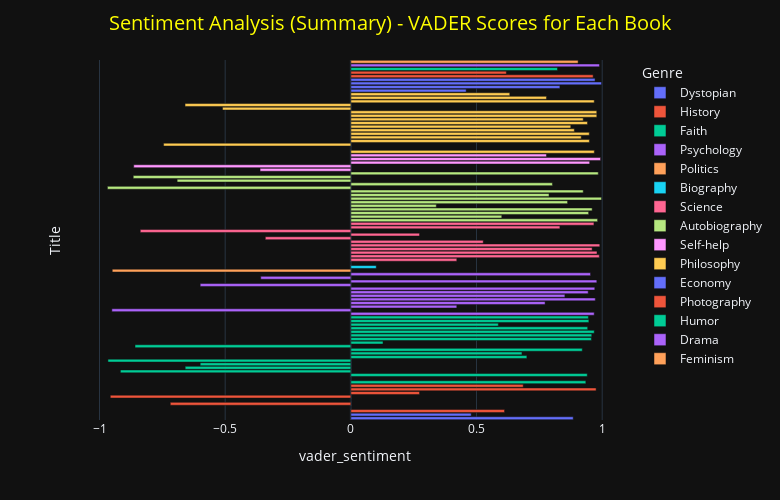

Notebook code for this chart:
### Code cell
#sentiment analysis comparison - compare VADER sentiment scores for each book
fig = px.bar(book_url, x='vader_sentiment', y='Title',  color='Genre', orientation='h')
fig.update_layout(
    yaxis=dict(showticklabels=False),
    title= 'Sentiment Analysis (Summary) - VADER Scores for Each Book',
    title_x=0.5,
    title_font=dict(size=20, color='yellow'),
    template='plotly_dark',
    width=780,
    height=500
)
fig.write_html("./charts/sentiment_analysis.html")
fig.show()

### Figure 1 — Plotly figure (JSON) as saved in the notebook; plotly's stock layout.template omitted (floating-point values rounded to 4 significant figures)
{"data": [{"alignmentgroup": "True", "hovertemplate": "Genre=Dystopian<br>vader_sentiment=%{x}<br>Title=%{y}<extra></extra>", "legendgroup": "Dystopian", "marker": {"color": "#636efa", "pattern": {"shape": ""}}, "name": "Dystopian", "offsetgroup": "Dystopian", "orientation": "h", "showlegend": true, "textposition": "auto", "type": "bar", "x": [0.8847, 0.4788], "xaxis": "x", "y": ["1984", "Animal Farm"], "yaxis": "y"}, {"alignmentgroup": "True", "hovertemplate": "Genre=History<br>vader_sentiment=%{x}<br>Title=%{y}<extra></extra>", "legendgroup": "History", "marker": {"color": "#EF553B", "pattern": {"shape": ""}}, "name": "History", "offsetgroup": "History", "orientation": "h", "showlegend": true, "textposition": "auto", "type": "bar", "x": [0.6115, 0, -0.7184, 0, -0.9571, 0.2732, 0.9758, 0.6858], "xaxis": "x", "y": ["100 Headlines That Changed the World", "A Brief History of How the Industrial Revolution Changed the World", "All Quiet on the Western Front", "Evolution the Human Story", "I Used to Know That: World History", "Islam dalam Sejarah dan Kebudayaan Melayu", "Sapiens: A Brief History of Humankind", "The Museum of Scandals: Art that Shocked the World"], "yaxis": "y"}, {"alignmentgroup": "True", "hovertemplate": "Genre=Faith<br>vader_sentiment=%{x}<br>Title=%{y}<extra></extra>", "legendgroup": "Faith", "marker": {"color": "#00cc96", "pattern": {"shape": ""}}, "name": "Faith", "offsetgroup": "Faith", "orientation": "h", "showlegend": true, "textposition": "auto", "type": "bar", "x": [0.9349, 0, 0.9405, -0.9169, -0.6591, -0.5994, -0.9665, 0.7003, 0.6808, 0.9207, -0.8587, 0.128, 0.9571, 0.9585, 0.9683, 0.9422, 0.5868, 0.9469, 0.9452], "xaxis": "x", "y": ["20 Principles", "30-Second Religion", "Agnosticism", "ANTITHESIS", "God Is Not Great", "Hadith: A Re-evaluation", "Infidel", "Mencari Jalan Pulang", "Mengemudi Bahtera Perubahan Minda", "No god but God", "Questioning the Veil: Open Letters to Muslim Women", "Religion Without God", "Rumi's Little Book of Life", "The Atheist's Bible", "The God Delusion", "Theology of Tariq Ramadan", "Travelog Minda Tajdid: Catatan Perjalanan Dari Tanah Barat", "What I Believe", "Why I am not a Christian"], "yaxis": "y"}, {"alignmentgroup": "True", "hovertemplate": "Genre=Psychology<br>vader_sentiment=%{x}<br>Title=%{y}<extra></extra>", "legendgroup": "Psychology", "marker": {"color": "#ab63fa", "pattern": {"shape": ""}}, "name": "Psychology", "offsetgroup": "Psychology", "orientation": "h", "showlegend": true, "textposition": "auto", "type": "bar", "x": [0.9682, -0.9509, 0.4215, 0.7728, 0.9725, 0.8516, 0.9442, 0.9705, -0.5994, 0.9786, -0.3586, 0.9535], "xaxis": "x", "y": ["30-Second Psychology ", "Adult Children of Emotionally Immature Parents", "Civilization and Its Discontents", "Freud for Beginners", "Freud Verbatim", "Freudian Slips", "Life Lessons From Freud", "Quiet", "The Body Keeps the Score ", "The Courage to Be Disliked ", "The Examined Life", "The Moral Molecule"], "yaxis": "y"}, {"alignmentgroup": "True", "hovertemplate": "Genre=Politics<br>vader_sentiment=%{x}<br>Title=%{y}<extra></extra>", "legendgroup": "Politics", "marker": {"color": "#FFA15A", "pattern": {"shape": ""}}, "name": "Politics", "offsetgroup": "Politics", "orientation": "h", "showlegend": true, "textposition": "auto", "type": "bar", "x": [-0.9493], "xaxis": "x", "y": ["50 Political Ideas You Really Need to Know"], "yaxis": "y"}, {"alignmentgroup": "True", "hovertemplate": "Genre=Biography<br>vader_sentiment=%{x}<br>Title=%{y}<extra></extra>", "legendgroup": "Biography", "marker": {"color": "#19d3f3", "pattern": {"shape": ""}}, "name": "Biography", "offsetgroup": "Biography", "orientation": "h", "showlegend": true, "textposition": "auto", "type": "bar", "x": [0.101, 0], "xaxis": "x", "y": ["A Brief Guide to Charles Darwin, His Life and Times", "Sigmund Freud"], "yaxis": "y"}, {"alignmentgroup": "True", "hovertemplate": "Genre=Science<br>vader_sentiment=%{x}<br>Title=%{y}<extra></extra>", "legendgroup": "Science", "marker": {"color": "#FF6692", "pattern": {"shape": ""}}, "name": "Science", "offsetgroup": "Science", "orientation": "h", "showlegend": true, "textposition": "auto", "type": "bar", "x": [0.4215, 0.9885, 0.9793, 0.9599, 0.9904, 0.5267, -0.3403, 0.2732, -0.8378, 0.8316, 0.9671], "xaxis": "x", "y": ["A Brief History of the Universe", "A Tear at the Edge of Creation", "A Universe from Nothing", "Conversations on Consciousness", "Supercooperators", "The Ascent of Man", "The Demon-Haunted World: Science as a Candle in the Dark", "The Story of Evolution.", "The Science of Sin: The Psychology of the Seven Deadlies ", "We Are All Stardust", "Why Evolution Is True"], "yaxis": "y"}, {"alignmentgroup": "True", "hovertemplate": "Genre=Autobiography<br>vader_sentiment=%{x}<br>Title=%{y}<extra></extra>", "legendgroup": "Autobiography", "marker": {"color": "#B6E880", "pattern": {"shape": ""}}, "name": "Autobiography", "offsetgroup": "Autobiography", "orientation": "h", "showlegend": true, "textposition": "auto", "type": "bar", "x": [0.9816, 0.6005, 0.946, 0.96, 0.34, 0.8622, 0.9974, 0.7884, 0.9245, -0.9684, 0.802, -0.6911, -0.8658, 0.9844], "xaxis": "x", "y": ["A Doctor in the House", "Educated", "I Know Why the Caged Bird Sings", "Insatiable", "Into the Wild", "Latin America Diaries", "Love Without Limits", "Man's Search for Meaning", "My Brief History", "Night ", "Remembering Che: My Life with Che Guevara", "Shy: A Memoir", "The Diary of a Young Girl", "The Woman in Me"], "yaxis": "y"}, {"alignmentgroup": "True", "hovertemplate": "Genre=Self-help<br>vader_sentiment=%{x}<br>Title=%{y}<extra></extra>", "legendgroup": "Self-help", "marker": {"color": "#FF97FF", "pattern": {"shape": ""}}, "name": "Self-help", "offsetgroup": "Self-help", "orientation": "h", "showlegend": true, "textposition": "auto", "type": "bar", "x": [-0.3612, -0.8639, 0.9501, 0.9934, 0.7783], "xaxis": "x", "y": ["Before I Die", "F**K It Therapy", "Rich Dad, Poor Dad", "The Subtle Art of Not Giving a F*ck", "Tuesdays with Morrie"], "yaxis": "y"}, {"alignmentgroup": "True", "hovertemplate": "Genre=Philosophy<br>vader_sentiment=%{x}<br>Title=%{y}<extra></extra>", "legendgroup": "Philosophy", "marker": {"color": "#FECB52", "pattern": {"shape": ""}}, "name": "Philosophy", "offsetgroup": "Philosophy", "orientation": "h", "showlegend": true, "textposition": "auto", "type": "bar", "x": [0.9686, 0, -0.7451, 0.949, 0.9165, 0.9486, 0.8891, 0.875, 0.9414, 0.9245, 0.9785, 0.9784, -0.5106, -0.6597, 0.9683, 0.7783, 0.6322], "xaxis": "x", "y": ["Candide", "Civilization", "Crime and Punishment", "Event", "Free Will", "If You Can Read This", "On Beauty", "On Certainty", "On Liberty", "Philosophy 101", "The Alchemist", "The Big Questions", "The Metamorphosis", "The Stranger", "The Trolley Problem", "Wittgenstein's Conception of Philosophy", "Would You Eat Your Cat? "], "yaxis": "y"}, {"alignmentgroup": "True", "hovertemplate": "Genre=Economy<br>vader_sentiment=%{x}<br>Title=%{y}<extra></extra>", "legendgroup": "Economy", "marker": {"color": "#636efa", "pattern": {"shape": ""}}, "name": "Economy", "offsetgroup": "Economy", "orientation": "h", "showlegend": true, "textposition": "auto", "type": "bar", "x": [0.4588, 0.8316, 0.9974, 0.9716], "xaxis": "x", "y": ["Double Entry", "Economics: The User's Guide", "Economix: How and Why Our Economy Works", "Rich Malaysia, Poor Malaysians"], "yaxis": "y"}, {"alignmentgroup": "True", "hovertemplate": "Genre=Photography<br>vader_sentiment=%{x}<br>Title=%{y}<extra></extra>", "legendgroup": "Photography", "marker": {"color": "#EF553B", "pattern": {"shape": ""}}, "name": "Photography", "offsetgroup": "Photography", "orientation": "h", "showlegend": true, "textposition": "auto", "type": "bar", "x": [0.964, 0.6187], "xaxis": "x", "y": ["Humans of New York: Stories", "In the Shadow of Mountains"], "yaxis": "y"}, {"alignmentgroup": "True", "hovertemplate": "Genre=Humor<br>vader_sentiment=%{x}<br>Title=%{y}<extra></extra>", "legendgroup": "Humor", "marker": {"color": "#00cc96", "pattern": {"shape": ""}}, "name": "Humor", "offsetgroup": "Humor", "orientation": "h", "showlegend": true, "textposition": "auto", "type": "bar", "x": [0.8221], "xaxis": "x", "y": ["Humblebrag: The Art of False Modesty"], "yaxis": "y"}, {"alignmentgroup": "True", "hovertemplate": "Genre=Drama<br>vader_sentiment=%{x}<br>Title=%{y}<extra></extra>", "legendgroup": "Drama", "marker": {"color": "#ab63fa", "pattern": {"shape": ""}}, "name": "Drama", "offsetgroup": "Drama", "orientation": "h", "showlegend": true, "textposition": "auto", "type": "bar", "x": [0.9892], "xaxis": "x", "y": ["My Sister's Keeper"], "yaxis": "y"}, {"alignmentgroup": "True", "hovertemplate": "Genre=Feminism<br>vader_sentiment=%{x}<br>Title=%{y}<extra></extra>", "legendgroup": "Feminism", "marker": {"color": "#FFA15A", "pattern": {"shape": ""}}, "name": "Feminism", "offsetgroup": "Feminism", "orientation": "h", "showlegend": true, "textposition": "auto", "type": "bar", "x": [0.9042], "xaxis": "x", "y": ["The Second Sex"], "yaxis": "y"}], "layout": {"barmode": "relative", "height": 500, "legend": {"title": {"text": "Genre"}, "tracegroupgap": 0}, "margin": {"t": 60}, "title": {"font": {"color": "yellow", "size": 20}, "text": "Sentiment Analysis (Summary) - VADER Scores for Each Book", "x": 0.5}, "width": 780, "xaxis": {"anchor": "y", "domain": [0, 1], "title": {"text": "vader_sentiment"}}, "yaxis": {"anchor": "x", "domain": [0, 1], "showticklabels": false, "title": {"text": "Title"}}}}
